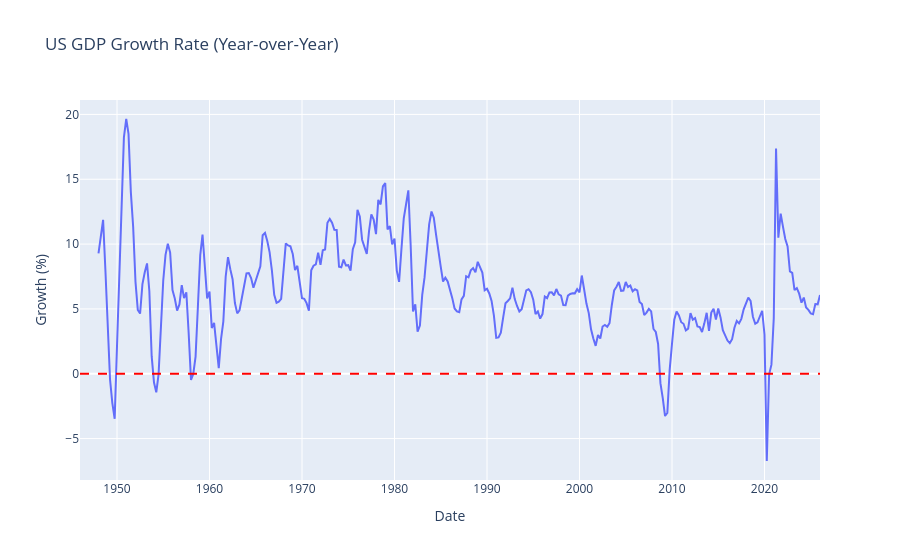

The code cell stored with this chart in its notebook:
### Markdown cell above
## 4. GDP Growth Rate (Year-over-Year)
Gross Domestic Product (GDP) measures the total value of goods and services produced in the US economy. This chart shows the year over year percentage change. Two consecutive quarters of negative growth is the technical definition of a recession. The red dashed line marks the zero growth threshold.

### Code cell
# Calculate GDP growth rate (year-over-year % change)
gdp_growth = gdp.pct_change(periods=4) * 100  # periods=4 because GDP is quarterly

fig4 = go.Figure()
fig4.add_trace(go.Scatter(x=gdp_growth.index, y=gdp_growth.values, name='GDP Growth Rate'))

# Add a zero line — below this means the economy is contracting
fig4.add_hline(y=0, line_dash='dash', line_color='red')

fig4.update_layout(
    title='US GDP Growth Rate (Year-over-Year)',
    xaxis_title='Date',
    yaxis_title='Growth (%)'
)

fig4.show()

### Figure 1 — Plotly figure (JSON) as saved in the notebook; plotly's stock layout.template omitted (floating-point values rounded to 4 significant figures; data arrays with more than 128 entries replaced by an {"elided": "..."} marker saying what was removed)
{"data": [{"name": "GDP Growth Rate", "type": "scatter", "x": {"elided": "321 str values"}, "y": {"elided": "321 float values"}}], "layout": {"shapes": [{"line": {"color": "red", "dash": "dash"}, "type": "line", "x0": 0, "x1": 1, "xref": "x domain", "y0": 0, "y1": 0, "yref": "y"}], "title": {"text": "US GDP Growth Rate (Year-over-Year)"}, "xaxis": {"title": {"text": "Date"}}, "yaxis": {"title": {"text": "Growth (%)"}}}}
